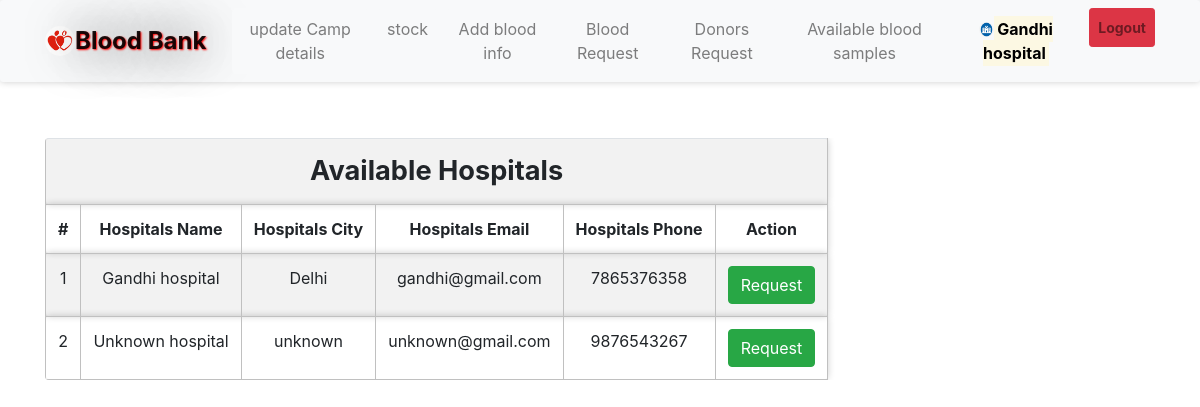
Before: /availablehospitals.php (signed in) with the older database file.
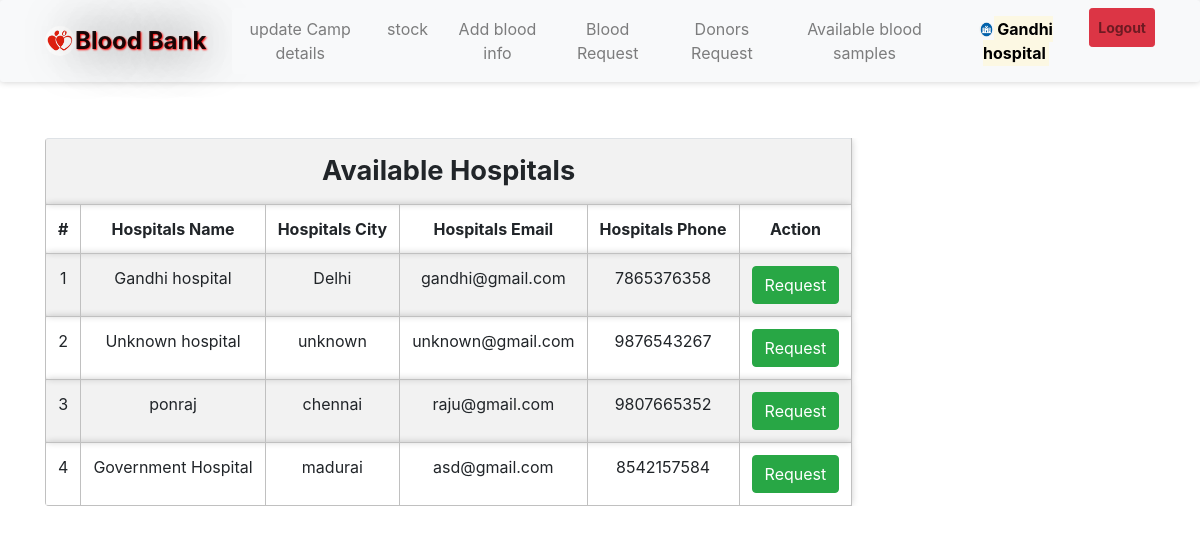
After: the same page with the newer database file.
### tables this page shows
CREATE TABLE IF NOT EXISTS `hospitals` (
  `id` int(3) NOT NULL AUTO_INCREMENT,
  `hname` varchar(25) NOT NULL,
  `hemail` varchar(25) NOT NULL,
  `hpassword` varchar(10) NOT NULL,
  `hphone` varchar(10) NOT NULL,
  `hcity` varchar(15) NOT NULL,
  PRIMARY KEY (`id`)
);

### message.php (called while the page is built, shortened)
<?php $counter=0; if(isset($_GET['msg'])) { ?>
	<div class="col-5 alert alert alert-success alert-dismissible fade show card" id="message">
		<button type="button" class="close" data-dismiss="alert" title="close">&times;</button><?php echo $_GET['msg'];?>
	</div>
<?php }?>

### availablehospitals.php (the view, shortened to what this page needs)
<?php
require 'file/connection.php';
     $sql = "select * from hospitals ";
    $result = mysqli_query($conn, $sql);
?>
<!DOCTYPE html>
<html>
<?php require 'head.php'; ?>
<body>
    <?php require 'header.php'; ?>
    <div class="container cont">
        <?php require 'message.php'; ?>
        <table class="table table-responsive table-striped rounded mb-5">
            <tr>
                <th colspan="7" class="title">Available Hospitals</th>
            </tr>
            <tr>
                <th>#</th>
                <th>Hospitals Name</th>
                <th> Hospitals City</th>
                <th>Hospitals Email</th>
                <th>Hospitals Phone</th>
                <th>Action</th>
            </tr>
            <?php while ($row = mysqli_fetch_assoc($result)) { ?>
                <tr>
                    <td><?php echo ++$counter; ?></td>
                    <td><?php echo $row['hname']; ?></td>
                    <td><?php echo $row['hcity']; ?></td>
                    <td><?php echo $row['hemail']; ?></td>
                    <td><?php echo $row['hphone']; ?></td>
                    <?php $hid = $row['id']; ?>
                    <td><a href="./availablehospitals.php?hospitals=<?php echo $hid; ?>" class="btn btn-success" data-target="#modal" data-toggle="modal">Request</a></td>
                 </tr>
            <?php } ?>
        </table>
    </div>
</body>

Changed rows visible on the page:
added hospitals: hname "ponraj", hcity "chennai", hemail "raju@gmail.com", hphone "9807665352"
added hospitals: hname "Government Hospital", hcity "madurai", hemail "asd@gmail.com", hphone "8542157584"
